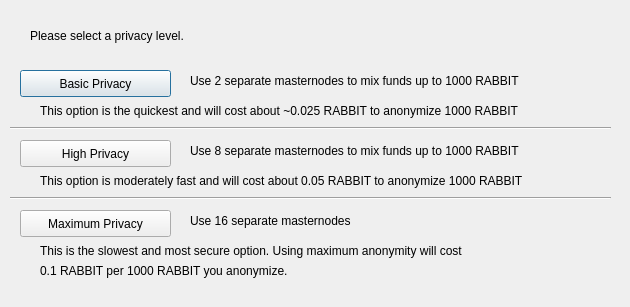
<?xml version="1.0" encoding="UTF-8"?>
<ui version="4.0">
 <class>DarksendConfig</class>
 <widget class="QDialog" name="DarksendConfig">
  <property name="geometry">
   <rect>
    <x>0</x>
    <y>0</y>
    <width>630</width>
    <height>307</height>
   </rect>
  </property>
  <property name="windowTitle">
   <string>Configure PrivateSend</string>
  </property>
  <widget class="QPushButton" name="buttonBasic">
   <property name="geometry">
    <rect>
     <x>20</x>
     <y>70</y>
     <width>151</width>
     <height>27</height>
    </rect>
   </property>
   <property name="text">
    <string>Basic Privacy</string>
   </property>
  </widget>
  <widget class="QPushButton" name="buttonHigh">
   <property name="geometry">
    <rect>
     <x>20</x>
     <y>140</y>
     <width>151</width>
     <height>27</height>
    </rect>
   </property>
   <property name="text">
    <string>High Privacy</string>
   </property>
  </widget>
  <widget class="QPushButton" name="buttonMax">
   <property name="geometry">
    <rect>
     <x>20</x>
     <y>210</y>
     <width>151</width>
     <height>27</height>
    </rect>
   </property>
   <property name="text">
    <string>Maximum Privacy</string>
   </property>
  </widget>
  <widget class="QLabel" name="label">
   <property name="geometry">
    <rect>
     <x>30</x>
     <y>20</y>
     <width>571</width>
     <height>31</height>
    </rect>
   </property>
   <property name="text">
    <string>Please select a privacy level.</string>
   </property>
  </widget>
  <widget class="QLabel" name="label_2">
   <property name="geometry">
    <rect>
     <x>190</x>
     <y>70</y>
     <width>421</width>
     <height>21</height>
    </rect>
   </property>
   <property name="text">
    <string>Use 2 separate masternodes to mix funds up to 1000 RABBIT</string>
   </property>
  </widget>
  <widget class="QLabel" name="label_3">
   <property name="geometry">
    <rect>
     <x>190</x>
     <y>140</y>
     <width>411</width>
     <height>21</height>
    </rect>
   </property>
   <property name="text">
    <string>Use 8 separate masternodes to mix funds up to 1000 RABBIT</string>
   </property>
  </widget>
  <widget class="QLabel" name="label_4">
   <property name="geometry">
    <rect>
     <x>190</x>
     <y>210</y>
     <width>421</width>
     <height>21</height>
    </rect>
   </property>
   <property name="text">
    <string>Use 16 separate masternodes</string>
   </property>
  </widget>
  <widget class="QLabel" name="label_6">
   <property name="geometry">
    <rect>
     <x>40</x>
     <y>100</y>
     <width>561</width>
     <height>21</height>
    </rect>
   </property>
   <property name="text">
    <string>This option is the quickest and will cost about ~0.025 RABBIT to anonymize 1000 RABBIT</string>
   </property>
  </widget>
  <widget class="QLabel" name="label_7">
   <property name="geometry">
    <rect>
     <x>40</x>
     <y>170</y>
     <width>561</width>
     <height>21</height>
    </rect>
   </property>
   <property name="text">
    <string>This option is moderately fast and will cost about 0.05 RABBIT to anonymize 1000 RABBIT</string>
   </property>
  </widget>
  <widget class="QLabel" name="label_8">
   <property name="geometry">
    <rect>
     <x>40</x>
     <y>240</y>
     <width>561</width>
     <height>21</height>
    </rect>
   </property>
   <property name="text">
    <string>This is the slowest and most secure option. Using maximum anonymity will cost</string>
   </property>
  </widget>
  <widget class="QLabel" name="label_9">
   <property name="geometry">
    <rect>
     <x>40</x>
     <y>260</y>
     <width>561</width>
     <height>21</height>
    </rect>
   </property>
   <property name="text">
    <string>0.1 RABBIT per 1000 RABBIT you anonymize.</string>
   </property>
  </widget>
  <widget class="Line" name="line">
   <property name="geometry">
    <rect>
     <x>10</x>
     <y>120</y>
     <width>601</width>
     <height>16</height>
    </rect>
   </property>
   <property name="orientation">
    <enum>Qt::Horizontal</enum>
   </property>
  </widget>
  <widget class="Line" name="line_2">
   <property name="geometry">
    <rect>
     <x>10</x>
     <y>190</y>
     <width>601</width>
     <height>16</height>
    </rect>
   </property>
   <property name="orientation">
    <enum>Qt::Horizontal</enum>
   </property>
  </widget>
 </widget>
 <resources/>
 <connections/>
</ui>
